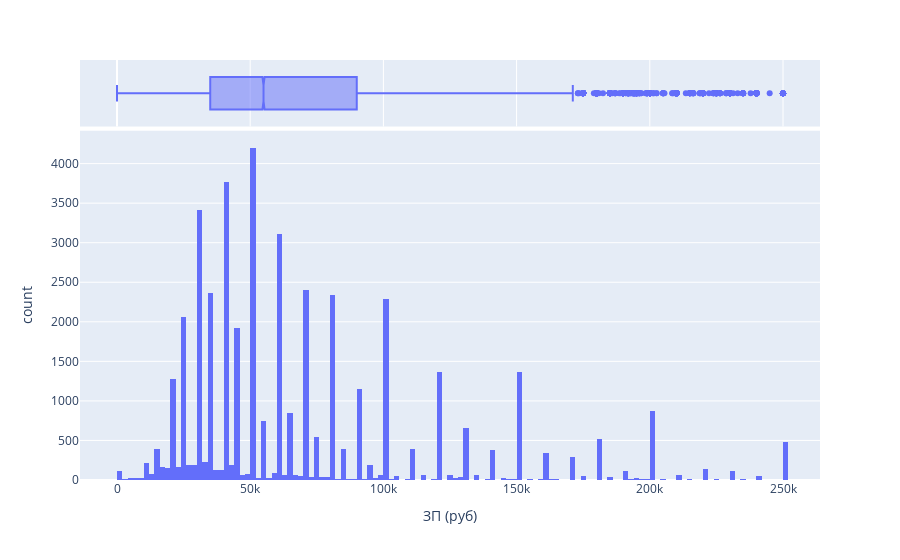

The notebook cell saved with this chart:
### Markdown cell above
3. Постройте распределение признака **"ЗП (руб)"**. Опишите данное распределение, отвечая на следующие вопросы: каковы предельные значения признака, в каком примерном интервале находится заработная плата большинства соискателей? Есть ли аномалии для признака ЗП? Обратите внимание на гигантские размеры желаемой заработной платы.
*Совет: постройте гистограмму и коробчатую диаграмму рядом.*

### Code cell
fig = px.histogram(hh_data[hh_data['ЗП (руб)'] <= 250000],
                   x="ЗП (руб)",
                   marginal='box'
                   )
fig.show()

### Figure 1 — Plotly figure (JSON) as saved in the notebook; plotly's stock layout.template omitted (floating-point values rounded to 4 significant figures; data arrays with more than 128 entries replaced by an {"elided": "..."} marker saying what was removed)
{"data": [{"alignmentgroup": "True", "bingroup": "x", "hovertemplate": "ЗП (руб)=%{x}<br>count=%{y}<extra></extra>", "legendgroup": "", "marker": {"color": "#636efa", "pattern": {"shape": ""}}, "name": "", "offsetgroup": "", "orientation": "v", "showlegend": false, "type": "histogram", "x": {"elided": "43970 int values"}, "xaxis": "x", "yaxis": "y"}, {"alignmentgroup": "True", "hovertemplate": "ЗП (руб)=%{x}<extra></extra>", "legendgroup": "", "marker": {"color": "#636efa"}, "name": "", "notched": true, "offsetgroup": "", "showlegend": false, "type": "box", "x": {"elided": "43970 int values"}, "xaxis": "x2", "yaxis": "y2"}], "layout": {"barmode": "relative", "legend": {"tracegroupgap": 0}, "margin": {"t": 60}, "xaxis": {"anchor": "y", "domain": [0, 1], "title": {"text": "ЗП (руб)"}}, "xaxis2": {"anchor": "y2", "domain": [0, 1], "matches": "x", "showgrid": true, "showticklabels": false}, "yaxis": {"anchor": "x", "domain": [0, 0.8316], "title": {"text": "count"}}, "yaxis2": {"anchor": "x2", "domain": [0.8416, 1], "matches": "y2", "showgrid": false, "showline": false, "showticklabels": false, "ticks": ""}}}
